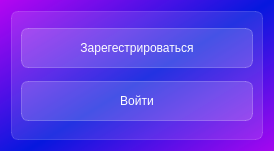
<?xml version="1.0" encoding="UTF-8"?>
<ui version="4.0">
 <class>Form</class>
 <widget class="QWidget" name="Form">
  <property name="geometry">
   <rect>
    <x>0</x>
    <y>0</y>
    <width>270</width>
    <height>151</height>
   </rect>
  </property>
  <property name="windowTitle">
   <string>WalletWise: Family Finance Tracker</string>
  </property>
  <property name="styleSheet">
   <string notr="true">background-color: qlineargradient(spread:reflect, x1:0.549682, y1:0.494, x2:0, y2:0, stop:0 rgba(0, 18, 221, 216), stop:1 rgba(179, 0, 241, 216));
font: 10pt &quot;Bahnschrift SemiLight&quot;;
</string>
  </property>
  <layout class="QHBoxLayout" name="horizontalLayout">
   <item>
    <widget class="QFrame" name="frame">
     <property name="styleSheet">
      <string notr="true">background-color: rgba(255, 255, 255, 30);
border: 1px solid rgba(255, 255, 255, 40);
border-radius: 7px;</string>
     </property>
     <property name="frameShape">
      <enum>QFrame::StyledPanel</enum>
     </property>
     <property name="frameShadow">
      <enum>QFrame::Raised</enum>
     </property>
     <layout class="QVBoxLayout" name="verticalLayout">
      <item>
       <widget class="QPushButton" name="regButton">
        <property name="minimumSize">
         <size>
          <width>0</width>
          <height>40</height>
         </size>
        </property>
        <property name="styleSheet">
         <string notr="true">QPushButton {
font: 11pt &quot;MS Shell Dlg 2&quot;;
color: rgb(255, 255, 255);
background-color: rgba(255, 255, 255, 40);
border: 1px solid rgba(255, 255, 255, 60);
border-radius: 7px;
width: 230px;
height: 30px;
}
QPushButton:hover{
background-color: rgba(255, 255, 255, 60);
}

QPushButton:pressed{
background-color: rgba(255, 255, 255, 80);
}</string>
        </property>
        <property name="text">
         <string>Зарегестрироваться</string>
        </property>
       </widget>
      </item>
      <item>
       <widget class="QPushButton" name="logButton">
        <property name="minimumSize">
         <size>
          <width>0</width>
          <height>40</height>
         </size>
        </property>
        <property name="styleSheet">
         <string notr="true">QPushButton {
font: 11pt &quot;MS Shell Dlg 2&quot;;
color: rgb(255, 255, 255);
background-color: rgba(255, 255, 255, 40);
border: 1px solid rgba(255, 255, 255, 60);
border-radius: 7px;
width: 230px;
height: 30px;
}
QPushButton:hover{
background-color: rgba(255, 255, 255, 60);
}

QPushButton:pressed{
background-color: rgba(255, 255, 255, 80);
}</string>
        </property>
        <property name="text">
         <string>Войти</string>
        </property>
       </widget>
      </item>
     </layout>
     <zorder>logButton</zorder>
     <zorder>regButton</zorder>
    </widget>
   </item>
  </layout>
 </widget>
 <resources/>
 <connections/>
</ui>
